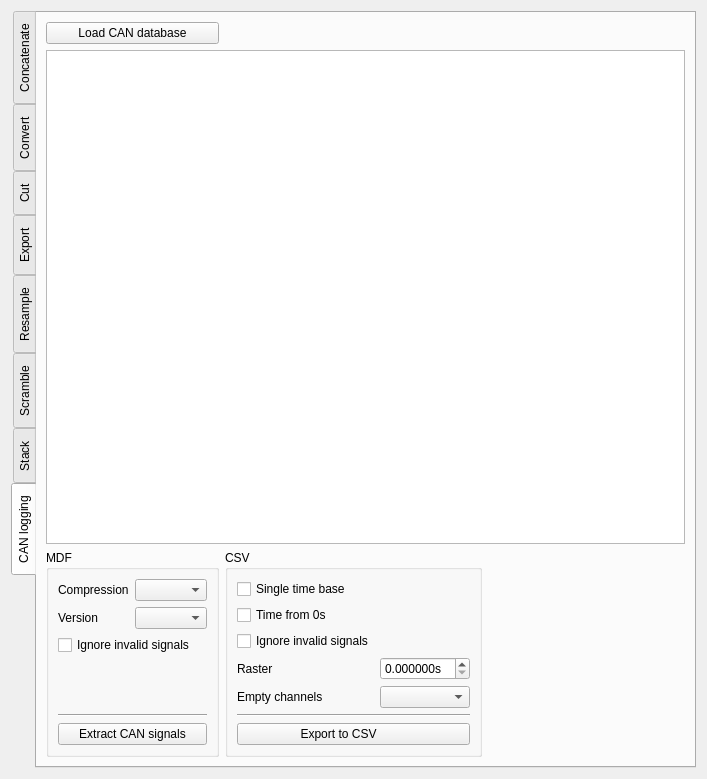
<?xml version="1.0" encoding="UTF-8"?>
<ui version="4.0">
 <class>batch_widget</class>
 <widget class="QWidget" name="batch_widget">
  <property name="geometry">
   <rect>
    <x>0</x>
    <y>0</y>
    <width>707</width>
    <height>779</height>
   </rect>
  </property>
  <property name="windowTitle">
   <string>Form</string>
  </property>
  <layout class="QGridLayout" name="gridLayout_9">
   <item row="0" column="0">
    <widget class="QSplitter" name="splitter">
     <property name="orientation">
      <enum>Qt::Horizontal</enum>
     </property>
     <widget class="QTabWidget" name="aspects">
      <property name="tabPosition">
       <enum>QTabWidget::West</enum>
      </property>
      <property name="currentIndex">
       <number>7</number>
      </property>
      <property name="documentMode">
       <bool>false</bool>
      </property>
      <widget class="QWidget" name="concatenate_tab">
       <attribute name="icon">
        <iconset resource="resource.qrc">
         <normaloff>:/plus.png</normaloff>:/plus.png</iconset>
       </attribute>
       <attribute name="title">
        <string>Concatenate</string>
       </attribute>
       <layout class="QGridLayout" name="gridLayout_7">
        <item row="0" column="0" colspan="2">
         <widget class="QCheckBox" name="concatenate_sync">
          <property name="text">
           <string>Sync using measurements timestamps</string>
          </property>
          <property name="checked">
           <bool>true</bool>
          </property>
         </widget>
        </item>
        <item row="1" column="0" colspan="2">
         <widget class="QCheckBox" name="concatenate_add_samples_origin">
          <property name="text">
           <string>Add samples origin file</string>
          </property>
          <property name="checked">
           <bool>true</bool>
          </property>
         </widget>
        </item>
        <item row="2" column="0">
         <widget class="QLabel" name="label_11">
          <property name="text">
           <string>Output format</string>
          </property>
         </widget>
        </item>
        <item row="2" column="1">
         <widget class="QComboBox" name="concatenate_format"/>
        </item>
        <item row="3" column="0" colspan="2">
         <widget class="Line" name="line_5">
          <property name="orientation">
           <enum>Qt::Horizontal</enum>
          </property>
         </widget>
        </item>
        <item row="4" column="0">
         <widget class="QLabel" name="label_12">
          <property name="text">
           <string>Compression</string>
          </property>
         </widget>
        </item>
        <item row="4" column="1">
         <widget class="QComboBox" name="concatenate_compression"/>
        </item>
        <item row="5" column="0">
         <widget class="QCheckBox" name="concatenate_split">
          <property name="text">
           <string>Split data blocks</string>
          </property>
          <property name="checked">
           <bool>true</bool>
          </property>
         </widget>
        </item>
        <item row="7" column="0" colspan="2">
         <widget class="Line" name="line_6">
          <property name="orientation">
           <enum>Qt::Horizontal</enum>
          </property>
         </widget>
        </item>
        <item row="6" column="1">
         <widget class="QDoubleSpinBox" name="concatenate_split_size">
          <property name="suffix">
           <string>MB</string>
          </property>
          <property name="decimals">
           <number>3</number>
          </property>
          <property name="maximum">
           <double>4.000000000000000</double>
          </property>
         </widget>
        </item>
        <item row="6" column="0">
         <widget class="QLabel" name="label_10">
          <property name="text">
           <string>Split size </string>
          </property>
         </widget>
        </item>
        <item row="9" column="1">
         <widget class="QPushButton" name="concatenate_btn">
          <property name="text">
           <string>Concatenate</string>
          </property>
          <property name="icon">
           <iconset resource="resource.qrc">
            <normaloff>:/plus.png</normaloff>:/plus.png</iconset>
          </property>
         </widget>
        </item>
        <item row="8" column="1">
         <spacer name="verticalSpacer_4">
          <property name="orientation">
           <enum>Qt::Vertical</enum>
          </property>
          <property name="sizeHint" stdset="0">
           <size>
            <width>20</width>
            <height>502</height>
           </size>
          </property>
         </spacer>
        </item>
       </layout>
      </widget>
      <widget class="QWidget" name="convert_tab">
       <attribute name="icon">
        <iconset resource="resource.qrc">
         <normaloff>:/convert.png</normaloff>:/convert.png</iconset>
       </attribute>
       <attribute name="title">
        <string>Convert</string>
       </attribute>
       <attribute name="toolTip">
        <string>conv</string>
       </attribute>
       <layout class="QVBoxLayout" name="verticalLayout_3">
        <item>
         <layout class="QGridLayout" name="gridLayout_2">
          <property name="leftMargin">
           <number>5</number>
          </property>
          <property name="topMargin">
           <number>5</number>
          </property>
          <property name="rightMargin">
           <number>5</number>
          </property>
          <property name="bottomMargin">
           <number>5</number>
          </property>
          <item row="4" column="0">
           <widget class="QLabel" name="label_5">
            <property name="text">
             <string>Split size </string>
            </property>
           </widget>
          </item>
          <item row="0" column="1">
           <widget class="QComboBox" name="convert_format"/>
          </item>
          <item row="1" column="0" colspan="2">
           <widget class="Line" name="line">
            <property name="orientation">
             <enum>Qt::Horizontal</enum>
            </property>
           </widget>
          </item>
          <item row="2" column="1">
           <widget class="QComboBox" name="convert_compression"/>
          </item>
          <item row="3" column="0">
           <widget class="QCheckBox" name="convert_split">
            <property name="text">
             <string>Split data blocks</string>
            </property>
            <property name="checked">
             <bool>true</bool>
            </property>
           </widget>
          </item>
          <item row="4" column="1">
           <widget class="QDoubleSpinBox" name="convert_split_size">
            <property name="suffix">
             <string>MB</string>
            </property>
            <property name="decimals">
             <number>3</number>
            </property>
            <property name="maximum">
             <double>4.000000000000000</double>
            </property>
           </widget>
          </item>
          <item row="0" column="0">
           <widget class="QLabel" name="label_2">
            <property name="text">
             <string>Output format</string>
            </property>
           </widget>
          </item>
          <item row="2" column="0">
           <widget class="QLabel" name="label_3">
            <property name="text">
             <string>Compression</string>
            </property>
           </widget>
          </item>
          <item row="5" column="0" colspan="2">
           <widget class="Line" name="line_2">
            <property name="orientation">
             <enum>Qt::Horizontal</enum>
            </property>
           </widget>
          </item>
          <item row="7" column="1">
           <widget class="QPushButton" name="convert_btn">
            <property name="text">
             <string>Convert</string>
            </property>
            <property name="icon">
             <iconset resource="resource.qrc">
              <normaloff>:/convert.png</normaloff>:/convert.png</iconset>
            </property>
           </widget>
          </item>
          <item row="6" column="1">
           <spacer name="verticalSpacer">
            <property name="orientation">
             <enum>Qt::Vertical</enum>
            </property>
            <property name="sizeHint" stdset="0">
             <size>
              <width>20</width>
              <height>40</height>
             </size>
            </property>
           </spacer>
          </item>
         </layout>
        </item>
       </layout>
      </widget>
      <widget class="QWidget" name="cut_tab">
       <attribute name="icon">
        <iconset resource="resource.qrc">
         <normaloff>:/cut.png</normaloff>:/cut.png</iconset>
       </attribute>
       <attribute name="title">
        <string>Cut</string>
       </attribute>
       <layout class="QVBoxLayout" name="verticalLayout_4">
        <item>
         <layout class="QGridLayout" name="gridLayout_3">
          <property name="leftMargin">
           <number>5</number>
          </property>
          <property name="topMargin">
           <number>5</number>
          </property>
          <property name="rightMargin">
           <number>5</number>
          </property>
          <property name="bottomMargin">
           <number>5</number>
          </property>
          <item row="6" column="0">
           <widget class="QLabel" name="label_6">
            <property name="text">
             <string>Compression</string>
            </property>
           </widget>
          </item>
          <item row="5" column="0">
           <widget class="QLabel" name="label_15">
            <property name="text">
             <string>Output format</string>
            </property>
           </widget>
          </item>
          <item row="5" column="1">
           <widget class="QComboBox" name="cut_format"/>
          </item>
          <item row="0" column="0">
           <widget class="QLabel" name="label_13">
            <property name="text">
             <string>Start</string>
            </property>
           </widget>
          </item>
          <item row="2" column="0" colspan="2">
           <widget class="QCheckBox" name="cut_time_from_zero">
            <property name="text">
             <string>Time from 0s</string>
            </property>
           </widget>
          </item>
          <item row="3" column="0" colspan="2">
           <widget class="QCheckBox" name="whence">
            <property name="text">
             <string>Start relative to first time stamp</string>
            </property>
           </widget>
          </item>
          <item row="1" column="1">
           <widget class="QDoubleSpinBox" name="cut_stop">
            <property name="suffix">
             <string>s</string>
            </property>
            <property name="decimals">
             <number>6</number>
            </property>
            <property name="minimum">
             <double>-999999.000000000000000</double>
            </property>
            <property name="maximum">
             <double>999999.999998999992386</double>
            </property>
           </widget>
          </item>
          <item row="7" column="0">
           <widget class="QCheckBox" name="cut_split">
            <property name="text">
             <string>Split data blocks</string>
            </property>
            <property name="checked">
             <bool>true</bool>
            </property>
           </widget>
          </item>
          <item row="0" column="1">
           <widget class="QDoubleSpinBox" name="cut_start">
            <property name="suffix">
             <string>s</string>
            </property>
            <property name="decimals">
             <number>6</number>
            </property>
            <property name="minimum">
             <double>-999999.000000000000000</double>
            </property>
            <property name="maximum">
             <double>999999.999998999992386</double>
            </property>
           </widget>
          </item>
          <item row="1" column="0">
           <widget class="QLabel" name="label_14">
            <property name="text">
             <string>End</string>
            </property>
           </widget>
          </item>
          <item row="8" column="1">
           <widget class="QDoubleSpinBox" name="cut_split_size">
            <property name="maximum">
             <double>4.000000000000000</double>
            </property>
           </widget>
          </item>
          <item row="6" column="1">
           <widget class="QComboBox" name="cut_compression"/>
          </item>
          <item row="4" column="0" colspan="2">
           <widget class="Line" name="line_3">
            <property name="orientation">
             <enum>Qt::Horizontal</enum>
            </property>
           </widget>
          </item>
          <item row="9" column="0" colspan="2">
           <widget class="Line" name="line_4">
            <property name="orientation">
             <enum>Qt::Horizontal</enum>
            </property>
           </widget>
          </item>
          <item row="8" column="0">
           <widget class="QLabel" name="label_7">
            <property name="text">
             <string>Split size [MB]</string>
            </property>
           </widget>
          </item>
          <item row="10" column="1">
           <spacer name="verticalSpacer_2">
            <property name="orientation">
             <enum>Qt::Vertical</enum>
            </property>
            <property name="sizeHint" stdset="0">
             <size>
              <width>20</width>
              <height>40</height>
             </size>
            </property>
           </spacer>
          </item>
          <item row="11" column="1">
           <widget class="QPushButton" name="cut_btn">
            <property name="text">
             <string>Cut</string>
            </property>
            <property name="icon">
             <iconset resource="resource.qrc">
              <normaloff>:/cut.png</normaloff>:/cut.png</iconset>
            </property>
           </widget>
          </item>
         </layout>
        </item>
       </layout>
      </widget>
      <widget class="QWidget" name="export_tab">
       <attribute name="icon">
        <iconset resource="resource.qrc">
         <normaloff>:/export.png</normaloff>:/export.png</iconset>
       </attribute>
       <attribute name="title">
        <string>Export</string>
       </attribute>
       <layout class="QVBoxLayout" name="verticalLayout_7">
        <item>
         <layout class="QGridLayout" name="gridLayout_6">
          <property name="leftMargin">
           <number>5</number>
          </property>
          <property name="topMargin">
           <number>5</number>
          </property>
          <property name="rightMargin">
           <number>5</number>
          </property>
          <property name="bottomMargin">
           <number>5</number>
          </property>
          <item row="10" column="1">
           <widget class="QComboBox" name="mat_format"/>
          </item>
          <item row="6" column="0">
           <widget class="QCheckBox" name="use_display_names">
            <property name="text">
             <string>Use display names</string>
            </property>
           </widget>
          </item>
          <item row="10" column="0">
           <widget class="QLabel" name="label_18">
            <property name="text">
             <string>.mat format</string>
            </property>
           </widget>
          </item>
          <item row="0" column="1">
           <widget class="QComboBox" name="export_type"/>
          </item>
          <item row="3" column="0">
           <widget class="QCheckBox" name="time_from_zero">
            <property name="text">
             <string>Time from 0s</string>
            </property>
           </widget>
          </item>
          <item row="2" column="0">
           <widget class="QCheckBox" name="single_time_base">
            <property name="text">
             <string>Single time base</string>
            </property>
           </widget>
          </item>
          <item row="1" column="0" colspan="2">
           <widget class="Line" name="line_11">
            <property name="orientation">
             <enum>Qt::Horizontal</enum>
            </property>
           </widget>
          </item>
          <item row="0" column="0">
           <widget class="QLabel" name="label_21">
            <property name="text">
             <string>Type</string>
            </property>
           </widget>
          </item>
          <item row="4" column="0">
           <widget class="QLabel" name="label_22">
            <property name="text">
             <string>Raster</string>
            </property>
           </widget>
          </item>
          <item row="11" column="1">
           <widget class="QComboBox" name="oned_as"/>
          </item>
          <item row="9" column="1">
           <widget class="QComboBox" name="empty_channels"/>
          </item>
          <item row="12" column="0" colspan="2">
           <widget class="Line" name="line_10">
            <property name="orientation">
             <enum>Qt::Horizontal</enum>
            </property>
           </widget>
          </item>
          <item row="11" column="0">
           <widget class="QLabel" name="label_16">
            <property name="text">
             <string>.mat oned_as</string>
            </property>
           </widget>
          </item>
          <item row="5" column="0" colspan="2">
           <widget class="Line" name="line_9">
            <property name="orientation">
             <enum>Qt::Horizontal</enum>
            </property>
           </widget>
          </item>
          <item row="9" column="0">
           <widget class="QLabel" name="label_19">
            <property name="text">
             <string>Empty channels</string>
            </property>
           </widget>
          </item>
          <item row="8" column="1">
           <widget class="QComboBox" name="export_compression"/>
          </item>
          <item row="8" column="0">
           <widget class="QLabel" name="label_20">
            <property name="text">
             <string>Compression</string>
            </property>
           </widget>
          </item>
          <item row="4" column="1">
           <widget class="QDoubleSpinBox" name="export_raster">
            <property name="suffix">
             <string>s</string>
            </property>
            <property name="decimals">
             <number>6</number>
            </property>
           </widget>
          </item>
          <item row="7" column="0">
           <widget class="QCheckBox" name="reduce_memory_usage">
            <property name="text">
             <string>Reduce  memory usage</string>
            </property>
           </widget>
          </item>
          <item row="14" column="1">
           <widget class="QPushButton" name="export_btn">
            <property name="text">
             <string>Export</string>
            </property>
            <property name="icon">
             <iconset resource="resource.qrc">
              <normaloff>:/export.png</normaloff>:/export.png</iconset>
            </property>
           </widget>
          </item>
          <item row="13" column="1">
           <spacer name="verticalSpacer_5">
            <property name="orientation">
             <enum>Qt::Vertical</enum>
            </property>
            <property name="sizeHint" stdset="0">
             <size>
              <width>20</width>
              <height>40</height>
             </size>
            </property>
           </spacer>
          </item>
         </layout>
        </item>
       </layout>
      </widget>
      <widget class="QWidget" name="resample_tab">
       <attribute name="icon">
        <iconset resource="resource.qrc">
         <normaloff>:/resample.png</normaloff>:/resample.png</iconset>
       </attribute>
       <attribute name="title">
        <string>Resample</string>
       </attribute>
       <layout class="QVBoxLayout" name="verticalLayout_5">
        <item>
         <layout class="QGridLayout" name="gridLayout_4">
          <property name="leftMargin">
           <number>5</number>
          </property>
          <property name="topMargin">
           <number>5</number>
          </property>
          <property name="rightMargin">
           <number>5</number>
          </property>
          <property name="bottomMargin">
           <number>5</number>
          </property>
          <item row="3" column="0">
           <widget class="QLabel" name="label_8">
            <property name="text">
             <string>Compression</string>
            </property>
           </widget>
          </item>
          <item row="5" column="1">
           <widget class="QDoubleSpinBox" name="resample_split_size">
            <property name="suffix">
             <string>MB</string>
            </property>
            <property name="decimals">
             <number>3</number>
            </property>
            <property name="maximum">
             <double>4.000000000000000</double>
            </property>
           </widget>
          </item>
          <item row="4" column="0">
           <widget class="QCheckBox" name="resample_split">
            <property name="text">
             <string>Split data blocks</string>
            </property>
            <property name="checked">
             <bool>true</bool>
            </property>
           </widget>
          </item>
          <item row="3" column="1">
           <widget class="QComboBox" name="resample_compression"/>
          </item>
          <item row="1" column="0">
           <widget class="QLabel" name="label_4">
            <property name="text">
             <string>Output format</string>
            </property>
           </widget>
          </item>
          <item row="1" column="1">
           <widget class="QComboBox" name="resample_format">
            <property name="sizeAdjustPolicy">
             <enum>QComboBox::AdjustToContents</enum>
            </property>
           </widget>
          </item>
          <item row="5" column="0">
           <widget class="QLabel" name="label_9">
            <property name="text">
             <string>Split size</string>
            </property>
           </widget>
          </item>
          <item row="0" column="0">
           <widget class="QLabel" name="label">
            <property name="text">
             <string>Raster</string>
            </property>
           </widget>
          </item>
          <item row="2" column="0">
           <widget class="QCheckBox" name="resample_time_from_zero">
            <property name="text">
             <string>Time from 0s</string>
            </property>
           </widget>
          </item>
          <item row="0" column="1">
           <layout class="QVBoxLayout" name="verticalLayout_2">
            <item>
             <widget class="QGroupBox" name="groupBox">
              <property name="title">
               <string>Raster type</string>
              </property>
              <layout class="QVBoxLayout" name="verticalLayout_9">
               <item>
                <widget class="QRadioButton" name="raster_type_step">
                 <property name="text">
                  <string>step</string>
                 </property>
                 <property name="checked">
                  <bool>true</bool>
                 </property>
                </widget>
               </item>
               <item>
                <widget class="QRadioButton" name="raster_type_channel">
                 <property name="text">
                  <string>channel</string>
                 </property>
                </widget>
               </item>
              </layout>
             </widget>
            </item>
            <item>
             <widget class="QDoubleSpinBox" name="raster">
              <property name="suffix">
               <string>s</string>
              </property>
              <property name="decimals">
               <number>6</number>
              </property>
             </widget>
            </item>
            <item>
             <widget class="QComboBox" name="raster_channel">
              <property name="enabled">
               <bool>false</bool>
              </property>
              <property name="insertPolicy">
               <enum>QComboBox::InsertAtBottom</enum>
              </property>
             </widget>
            </item>
           </layout>
          </item>
          <item row="7" column="1">
           <widget class="QPushButton" name="resample_btn">
            <property name="text">
             <string>Resample</string>
            </property>
            <property name="icon">
             <iconset resource="resource.qrc">
              <normaloff>:/resample.png</normaloff>:/resample.png</iconset>
            </property>
           </widget>
          </item>
          <item row="6" column="1">
           <spacer name="verticalSpacer_3">
            <property name="orientation">
             <enum>Qt::Vertical</enum>
            </property>
            <property name="sizeHint" stdset="0">
             <size>
              <width>20</width>
              <height>40</height>
             </size>
            </property>
           </spacer>
          </item>
         </layout>
        </item>
       </layout>
      </widget>
      <widget class="QWidget" name="scramble_tab">
       <attribute name="icon">
        <iconset resource="resource.qrc">
         <normaloff>:/scramble.png</normaloff>:/scramble.png</iconset>
       </attribute>
       <attribute name="title">
        <string>Scramble</string>
       </attribute>
       <layout class="QGridLayout" name="gridLayout">
        <property name="leftMargin">
         <number>25</number>
        </property>
        <property name="topMargin">
         <number>25</number>
        </property>
        <property name="spacing">
         <number>15</number>
        </property>
        <item row="1" column="2">
         <spacer name="verticalSpacer_6">
          <property name="orientation">
           <enum>Qt::Vertical</enum>
          </property>
          <property name="sizeHint" stdset="0">
           <size>
            <width>20</width>
            <height>572</height>
           </size>
          </property>
         </spacer>
        </item>
        <item row="2" column="2">
         <widget class="QPushButton" name="scramble_btn">
          <property name="text">
           <string>Scramble texts</string>
          </property>
          <property name="icon">
           <iconset resource="resource.qrc">
            <normaloff>:/scramble.png</normaloff>:/scramble.png</iconset>
          </property>
         </widget>
        </item>
        <item row="0" column="1" colspan="2">
         <widget class="QLabel" name="label_17">
          <property name="text">
           <string>Anonymize the measurements: scramble all texts and replace them with random strings</string>
          </property>
          <property name="wordWrap">
           <bool>true</bool>
          </property>
         </widget>
        </item>
       </layout>
      </widget>
      <widget class="QWidget" name="stack_tab">
       <attribute name="icon">
        <iconset resource="resource.qrc">
         <normaloff>:/stack.png</normaloff>:/stack.png</iconset>
       </attribute>
       <attribute name="title">
        <string>Stack</string>
       </attribute>
       <layout class="QGridLayout" name="gridLayout_8">
        <item row="0" column="0" colspan="2">
         <widget class="QCheckBox" name="stack_sync">
          <property name="text">
           <string>Sync using measurements timestamps</string>
          </property>
          <property name="checked">
           <bool>true</bool>
          </property>
         </widget>
        </item>
        <item row="1" column="0" colspan="2">
         <widget class="QCheckBox" name="stack_add_samples_origin">
          <property name="text">
           <string>Add samples origin file</string>
          </property>
          <property name="checked">
           <bool>true</bool>
          </property>
         </widget>
        </item>
        <item row="2" column="0">
         <widget class="QLabel" name="label_26">
          <property name="text">
           <string>Output format</string>
          </property>
         </widget>
        </item>
        <item row="2" column="1">
         <widget class="QComboBox" name="stack_format"/>
        </item>
        <item row="3" column="0" colspan="2">
         <widget class="Line" name="line_8">
          <property name="orientation">
           <enum>Qt::Horizontal</enum>
          </property>
         </widget>
        </item>
        <item row="4" column="0">
         <widget class="QLabel" name="label_25">
          <property name="text">
           <string>Compression</string>
          </property>
         </widget>
        </item>
        <item row="4" column="1">
         <widget class="QComboBox" name="stack_compression"/>
        </item>
        <item row="5" column="0">
         <widget class="QCheckBox" name="stack_split">
          <property name="text">
           <string>Split data blocks</string>
          </property>
          <property name="checked">
           <bool>true</bool>
          </property>
         </widget>
        </item>
        <item row="6" column="0">
         <widget class="QLabel" name="label_23">
          <property name="text">
           <string>Split size </string>
          </property>
         </widget>
        </item>
        <item row="6" column="1">
         <widget class="QDoubleSpinBox" name="stack_split_size">
          <property name="suffix">
           <string>MB</string>
          </property>
          <property name="decimals">
           <number>3</number>
          </property>
          <property name="maximum">
           <double>4.000000000000000</double>
          </property>
         </widget>
        </item>
        <item row="7" column="0" colspan="2">
         <widget class="Line" name="line_7">
          <property name="orientation">
           <enum>Qt::Horizontal</enum>
          </property>
         </widget>
        </item>
        <item row="8" column="1">
         <spacer name="verticalSpacer_7">
          <property name="orientation">
           <enum>Qt::Vertical</enum>
          </property>
          <property name="sizeHint" stdset="0">
           <size>
            <width>20</width>
            <height>502</height>
           </size>
          </property>
         </spacer>
        </item>
        <item row="9" column="1">
         <widget class="QPushButton" name="stack_btn">
          <property name="text">
           <string>Stack</string>
          </property>
          <property name="icon">
           <iconset resource="resource.qrc">
            <normaloff>:/stack.png</normaloff>:/stack.png</iconset>
          </property>
         </widget>
        </item>
       </layout>
      </widget>
      <widget class="QWidget" name="extract_can_tab">
       <attribute name="icon">
        <iconset resource="resource.qrc">
         <normaloff>:/down.png</normaloff>:/down.png</iconset>
       </attribute>
       <attribute name="title">
        <string>CAN logging</string>
       </attribute>
       <layout class="QGridLayout" name="gridLayout_11">
        <item row="0" column="0">
         <widget class="QPushButton" name="load_can_database_btn">
          <property name="text">
           <string>Load CAN database</string>
          </property>
          <property name="icon">
           <iconset resource="resource.qrc">
            <normaloff>:/open.png</normaloff>:/open.png</iconset>
          </property>
         </widget>
        </item>
        <item row="1" column="0" colspan="3">
         <widget class="MinimalListWidget" name="can_database_list"/>
        </item>
        <item row="2" column="0">
         <widget class="QGroupBox" name="groupBox_2">
          <property name="title">
           <string>MDF</string>
          </property>
          <layout class="QGridLayout" name="gridLayout_5">
           <item row="5" column="0" colspan="2">
            <widget class="QPushButton" name="extract_can_btn">
             <property name="text">
              <string>Extract CAN signals</string>
             </property>
             <property name="icon">
              <iconset resource="resource.qrc">
               <normaloff>:/down.png</normaloff>:/down.png</iconset>
             </property>
            </widget>
           </item>
           <item row="0" column="0">
            <widget class="QLabel" name="label__1">
             <property name="text">
              <string>Compression</string>
             </property>
            </widget>
           </item>
           <item row="0" column="1">
            <widget class="QComboBox" name="extract_can_compression">
             <property name="sizeAdjustPolicy">
              <enum>QComboBox::AdjustToContents</enum>
             </property>
            </widget>
           </item>
           <item row="1" column="1">
            <widget class="QComboBox" name="extract_can_format">
             <property name="sizeAdjustPolicy">
              <enum>QComboBox::AdjustToContents</enum>
             </property>
            </widget>
           </item>
           <item row="1" column="0">
            <widget class="QLabel" name="label_24">
             <property name="text">
              <string>Version</string>
             </property>
            </widget>
           </item>
           <item row="2" column="0" colspan="2">
            <widget class="QCheckBox" name="ignore_invalid_signals_mdf">
             <property name="toolTip">
              <string>checks if all samples are eauql to the maximum teoretical signal value</string>
             </property>
             <property name="text">
              <string>Ignore invalid signals</string>
             </property>
            </widget>
           </item>
           <item row="3" column="0">
            <widget class="QLabel" name="label_27">
             <property name="text">
              <string/>
             </property>
            </widget>
           </item>
           <item row="4" column="0" colspan="2">
            <widget class="Line" name="line_12">
             <property name="orientation">
              <enum>Qt::Horizontal</enum>
             </property>
            </widget>
           </item>
          </layout>
         </widget>
        </item>
        <item row="2" column="1">
         <widget class="QGroupBox" name="groupBox_3">
          <property name="title">
           <string>CSV</string>
          </property>
          <layout class="QGridLayout" name="gridLayout_10">
           <item row="6" column="1" colspan="3">
            <widget class="Line" name="line_13">
             <property name="orientation">
              <enum>Qt::Horizontal</enum>
             </property>
            </widget>
           </item>
           <item row="1" column="1">
            <widget class="QCheckBox" name="time_from_zero_can">
             <property name="text">
              <string>Time from 0s</string>
             </property>
            </widget>
           </item>
           <item row="2" column="1">
            <widget class="QCheckBox" name="ignore_invalid_signals_csv">
             <property name="toolTip">
              <string>checks if all samples are eauql to the maximum teoretical signal value</string>
             </property>
             <property name="text">
              <string>Ignore invalid signals</string>
             </property>
            </widget>
           </item>
           <item row="3" column="1">
            <widget class="QLabel" name="label_28">
             <property name="text">
              <string>Raster</string>
             </property>
            </widget>
           </item>
           <item row="3" column="2" colspan="2">
            <widget class="QDoubleSpinBox" name="export_raster_can">
             <property name="suffix">
              <string>s</string>
             </property>
             <property name="decimals">
              <number>6</number>
             </property>
            </widget>
           </item>
           <item row="0" column="1">
            <widget class="QCheckBox" name="single_time_base_can">
             <property name="text">
              <string>Single time base</string>
             </property>
            </widget>
           </item>
           <item row="4" column="1">
            <widget class="QLabel" name="label_29">
             <property name="text">
              <string>Empty channels</string>
             </property>
            </widget>
           </item>
           <item row="4" column="2" colspan="2">
            <widget class="QComboBox" name="empty_channels_can"/>
           </item>
           <item row="7" column="1" colspan="3">
            <widget class="QPushButton" name="extract_can_csv_btn">
             <property name="text">
              <string>Export to CSV         </string>
             </property>
             <property name="icon">
              <iconset resource="resource.qrc">
               <normaloff>:/csv.png</normaloff>:/csv.png</iconset>
             </property>
            </widget>
           </item>
          </layout>
         </widget>
        </item>
        <item row="2" column="2">
         <spacer name="horizontalSpacer_12">
          <property name="orientation">
           <enum>Qt::Horizontal</enum>
          </property>
          <property name="sizeHint" stdset="0">
           <size>
            <width>240</width>
            <height>20</height>
           </size>
          </property>
         </spacer>
        </item>
       </layout>
      </widget>
     </widget>
    </widget>
   </item>
  </layout>
 </widget>
 <customwidgets>
  <customwidget>
   <class>MinimalListWidget</class>
   <extends>QListWidget</extends>
   <header>asammdf/gui/widgets/list.h</header>
  </customwidget>
 </customwidgets>
 <resources>
  <include location="resource.qrc"/>
 </resources>
 <connections/>
</ui>
